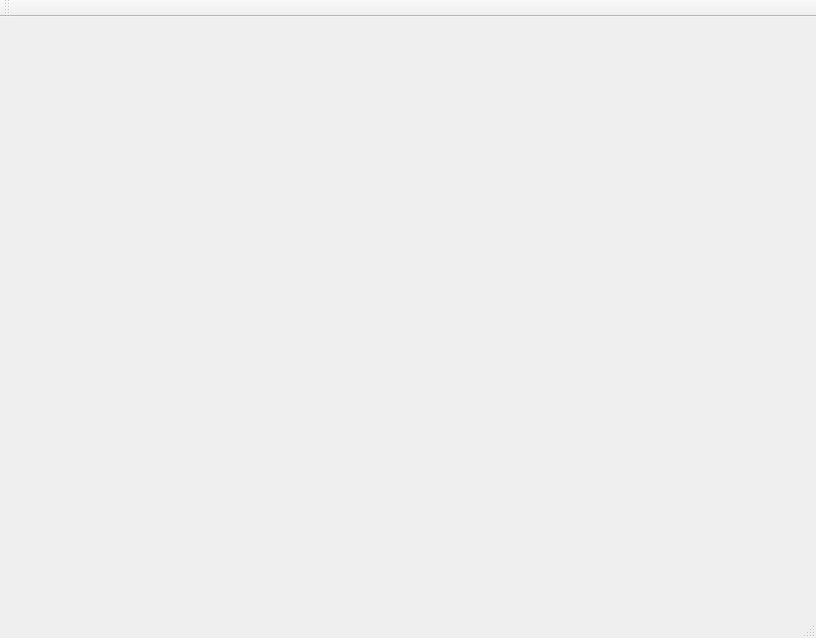
<?xml version="1.0" encoding="UTF-8"?>
<ui version="4.0">
 <class>MainWindow</class>
 <widget class="QMainWindow" name="MainWindow">
  <property name="geometry">
   <rect>
    <x>0</x>
    <y>0</y>
    <width>816</width>
    <height>638</height>
   </rect>
  </property>
  <property name="windowTitle">
   <string>MainWindow</string>
  </property>
  <widget class="QWidget" name="centralWidget">
   <layout class="QVBoxLayout" name="verticalLayout">
    <item>
     <layout class="QVBoxLayout" name="mainlayout"/>
    </item>
   </layout>
  </widget>
  <widget class="QMenuBar" name="menuBar">
   <property name="geometry">
    <rect>
     <x>0</x>
     <y>0</y>
     <width>816</width>
     <height>21</height>
    </rect>
   </property>
  </widget>
  <widget class="QToolBar" name="mainToolBar">
   <attribute name="toolBarArea">
    <enum>TopToolBarArea</enum>
   </attribute>
   <attribute name="toolBarBreak">
    <bool>false</bool>
   </attribute>
  </widget>
  <widget class="QStatusBar" name="statusBar"/>
 </widget>
 <layoutdefault spacing="6" margin="11"/>
 <resources/>
 <connections/>
</ui>
